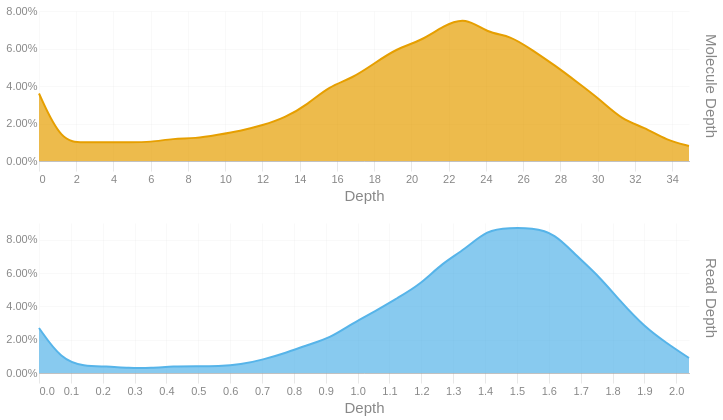

Notebook cell for this chart:
### Code cell
readdep = depth_hist(tb['Read Depth'], q99, 3)
readdep = readdep.with_columns(pl.lit('Read Depth').alias('Metric'))
if not SKIPLR:
    moldep = depth_hist(tb['Molecule Depth'], mol_q99, 1)
    moldep = moldep.with_columns(pl.lit('Molecule Depth').alias('Metric'))
    _hist = pl.concat([readdep, moldep])
    _hist = _hist.filter(pl.col('Proportion') != 0)
    with SafeRender(_hist):
        (
            alt.Chart(_hist)        
            .mark_area(interpolate = "basis")
            .encode(
                x=alt.X('Bin:Q').scale(domainMin=0).axis(alt.Axis(title='Depth')),
                y = alt.Y('Proportion:Q', title = None).axis(format = '.2%'),
                color = alt.Color('Metric:N').legend(None),
                row = alt.Row("Metric:N").header(title = None, labelOrient = 'right'),
                tooltip = [
                    alt.Tooltip("Metric:N", title = "Metric"),
                    alt.Tooltip('Interval:N', title = "Depth Interval"),
                    alt.Tooltip('Proportion:Q', title = "% Alignments").format('.2%')
                ]
            )
            .resolve_scale(x='independent', y='independent')
            .properties(
                height = 150, width = 650,
                usermeta={'embedOptions': {'downloadFileName': f'{samplename}.depth.hist'}}
            )
        ).display()
else:
    readdep = readdep.filter(pl.col('Proportion') != 0)
    with SafeRender(readdep):
        (
            alt.Chart(readdep)        
            .mark_area(interpolate = "basis")
            .encode(
                x=alt.X('Bin:Q').scale(domainMin=0).axis(alt.Axis(title='Depth')),
                y = alt.Y('Proportion:Q', title = None).axis(format = '.2%'),
                tooltip = [
                    alt.Tooltip('Interval:N', title = "Depth Interval"),
                    alt.Tooltip('Proportion:Q', title = "% Alignments").format('.2%')
                ]
            )
            .properties(
                usermeta={'embedOptions': {'downloadFileName': f'{samplename}.depth.hist'}}
            )
        ).display()

### Figure 1 — Vega-Lite specification as saved in the notebook (floating-point values rounded to 4 significant figures)
{"width": 650, "height": 150, "config": {"title": {"anchor": "start", "dy": -15, "fontSize": 18, "color": "#888888", "subtitleColor": "#888888", "subtitleFontSize": 14}, "arc": {"fill": "#0072B2"}, "axis": {"domainColor": "#888888", "domainWidth": 0.5, "gridWidth": 0.2, "grid": false, "titleFontWeight": 400, "titleFontSize": 15, "labelFontSize": 11, "labelColor": "#888888", "tickColor": "#888888", "tickWidth": 0.2, "titleColor": "#888888"}, "axisBand": {"grid": false}, "axisX": {"grid": true, "tickSize": 10, "domainCap": "round"}, "axisY": {"domain": false, "grid": true, "tickSize": 0, "domainCap": "round"}, "background": "transparent", "header": {"labelFontSize": 15, "labelColor": "#888888", "titleFontSize": 15, "titleFontWeight": 600, "titleColor": "#888888"}, "legend": {"labelFont": "sans-serif", "labelFontSize": 12, "labelColor": "#888888", "symbolSize": 100, "symbolType": "circle", "titleFontSize": 12, "titlePadding": 10, "titleColor": "#888888", "title": null}, "range": {"category": ["#E69F00", "#56B4E9", "#009E73", "#F0E442", "#0072B2", "#D55E00", "#CC79A7", "#000000"], "diverging": ["#cfe8f3", "#a2d4ec", "#73bfe2", "#46abdb", "#1696d2", "#12719e"]}, "area": {"fill": "#0072B2", "fillOpacity": 0.7, "line": true, "strokeOpacity": 0.7}, "line": {"color": "#0072B2", "stroke": "#0072B2", "strokeWidth": 2}, "trail": {"color": "#0072B2", "stroke": "#0072B2", "strokeWidth": 0, "size": 1}, "point": {"filled": true, "fillOpacity": 1.0, "size": 95}, "text": {"color": "#888888", "fontSize": 11, "align": "right", "fontWeight": 400, "size": 11}, "bar": {"fill": "#0072B2", "stroke": null}, "view": {"stroke": null, "continuousWidth": 660, "continuousHeight": 400}}, "data": {"name": "data-d8b4fc9d529f50f9342b266624e8b863"}, "mark": {"type": "area", "interpolate": "basis"}, "encoding": {"color": {"field": "Metric", "legend": null, "type": "nominal"}, "row": {"field": "Metric", "header": {"title": null, "labelOrient": "right"}, "type": "nominal"}, "tooltip": [{"field": "Metric", "title": "Metric", "type": "nominal"}, {"field": "Interval", "title": "Depth Interval", "type": "nominal"}, {"field": "Proportion", "format": ".2%", "title": "% Alignments", "type": "quantitative"}], "x": {"axis": {"title": "Depth"}, "field": "Bin", "scale": {"domainMin": 0}, "type": "quantitative"}, "y": {"axis": {"format": ".2%"}, "field": "Proportion", "title": null, "type": "quantitative"}}, "resolve": {"scale": {"x": "independent", "y": "independent"}}, "usermeta": {"embedOptions": {"downloadFileName": "S3_Annis_511.depth.hist"}}, "$schema": "https://vega.github.io/schema/vega-lite/v6.1.0.json", "datasets": {"data-d8b4fc9d529f50f9342b266624e8b863": [{"Bin": 0.0, "Interval": "0.0-0.07", "Proportion": 0.027, "Metric": "Read Depth"}, {"Bin": 0.07, "Interval": "0.07-0.141", "Proportion": 0.008, "Metric": "Read Depth"}, {"Bin": 0.141, "Interval": "0.141-0.211", "Proportion": 0.004, "Metric": "Read Depth"}, {"Bin": 0.211, "Interval": "0.211-0.281", "Proportion": 0.004, "Metric": "Read Depth"}, {"Bin": 0.281, "Interval": "0.281-0.352", "Proportion": 0.003, "Metric": "Read Depth"}, {"Bin": 0.352, "Interval": "0.352-0.422", "Proportion": 0.003, "Metric": "Read Depth"}, {"Bin": 0.422, "Interval": "0.422-0.492", "Proportion": 0.004, "Metric": "Read Depth"}, {"Bin": 0.492, "Interval": "0.492-0.563", "Proportion": 0.004, "Metric": "Read Depth"}, {"Bin": 0.563, "Interval": "0.563-0.633", "Proportion": 0.004, "Metric": "Read Depth"}, {"Bin": 0.633, "Interval": "0.633-0.703", "Proportion": 0.005, "Metric": "Read Depth"}, {"Bin": 0.703, "Interval": "0.703-0.774", "Proportion": 0.008, "Metric": "Read Depth"}, {"Bin": 0.774, "Interval": "0.774-0.844", "Proportion": 0.012, "Metric": "Read Depth"}, {"Bin": 0.844, "Interval": "0.844-0.914", "Proportion": 0.017, "Metric": "Read Depth"}, {"Bin": 0.914, "Interval": "0.914-0.985", "Proportion": 0.021, "Metric": "Read Depth"}, {"Bin": 0.985, "Interval": "0.985-1.055", "Proportion": 0.03, "Metric": "Read Depth"}, {"Bin": 1.055, "Interval": "1.055-1.125", "Proportion": 0.037, "Metric": "Read Depth"}, {"Bin": 1.125, "Interval": "1.125-1.196", "Proportion": 0.045, "Metric": "Read Depth"}, {"Bin": 1.196, "Interval": "1.196-1.266", "Proportion": 0.053, "Metric": "Read Depth"}, {"Bin": 1.266, "Interval": "1.266-1.336", "Proportion": 0.066, "Metric": "Read Depth"}, {"Bin": 1.336, "Interval": "1.336-1.407", "Proportion": 0.074, "Metric": "Read Depth"}, {"Bin": 1.407, "Interval": "1.407-1.477", "Proportion": 0.086, "Metric": "Read Depth"}, {"Bin": 1.477, "Interval": "1.477-1.547", "Proportion": 0.087, "Metric": "Read Depth"}, {"Bin": 1.547, "Interval": "1.547-1.618", "Proportion": 0.087, "Metric": "Read Depth"}, {"Bin": 1.618, "Interval": "1.618-1.688", "Proportion": 0.084, "Metric": "Read Depth"}, {"Bin": 1.688, "Interval": "1.688-1.758", "Proportion": 0.07, "Metric": "Read Depth"}, {"Bin": 1.758, "Interval": "1.758-1.829", "Proportion": 0.058, "Metric": "Read Depth"}, {"Bin": 1.829, "Interval": "1.829-1.899", "Proportion": 0.042, "Metric": "Read Depth"}, {"Bin": 1.899, "Interval": "1.899-1.969", "Proportion": 0.028, "Metric": "Read Depth"}, {"Bin": 1.969, "Interval": "1.969-2.04", "Proportion": 0.018, "Metric": "Read Depth"}, {"Bin": 2.04, "Interval": "2.04-2.11", "Proportion": 0.009, "Metric": "Read Depth"}, {"Bin": 0.0, "Interval": "0.0-1.2", "Proportion": 0.036, "Metric": "Molecule Depth"}, {"Bin": 1.2, "Interval": "1.2-2.4", "Proportion": 0.01, "Metric": "Molecule Depth"}, {"Bin": 2.4, "Interval": "2.4-3.6", "Proportion": 0.01, "Metric": "Molecule Depth"}, {"Bin": 3.6, "Interval": "3.6-4.8", "Proportion": 0.01, "Metric": "Molecule Depth"}, {"Bin": 4.8, "Interval": "4.8-6.0", "Proportion": 0.01, "Metric": "Molecule Depth"}, {"Bin": 6.0, "Interval": "6.0-7.2", "Proportion": 0.01, "Metric": "Molecule Depth"}, {"Bin": 7.2, "Interval": "7.2-8.4", "Proportion": 0.012, "Metric": "Molecule Depth"}, {"Bin": 8.4, "Interval": "8.4-9.6", "Proportion": 0.012, "Metric": "Molecule Depth"}, {"Bin": 9.6, "Interval": "9.6-10.8", "Proportion": 0.014, "Metric": "Molecule Depth"}, {"Bin": 10.8, "Interval": "10.8-12.0", "Proportion": 0.016, "Metric": "Molecule Depth"}, {"Bin": 12.0, "Interval": "12.0-13.2", "Proportion": 0.019, "Metric": "Molecule Depth"}, {"Bin": 13.2, "Interval": "13.2-14.4", "Proportion": 0.023, "Metric": "Molecule Depth"}, {"Bin": 14.4, "Interval": "14.4-15.6", "Proportion": 0.03, "Metric": "Molecule Depth"}, {"Bin": 15.6, "Interval": "15.6-16.8", "Proportion": 0.04, "Metric": "Molecule Depth"}, {"Bin": 16.8, "Interval": "16.8-18.0", "Proportion": 0.044, "Metric": "Molecule Depth"}, {"Bin": 18.0, "Interval": "18.0-19.2", "Proportion": 0.052, "Metric": "Molecule Depth"}, {"Bin": 19.2, "Interval": "19.2-20.5", "Proportion": 0.06, "Metric": "Molecule Depth"}, {"Bin": 20.5, "Interval": "20.5-21.7", "Proportion": 0.064, "Metric": "Molecule Depth"}, {"Bin": 21.7, "Interval": "21.7-22.9", "Proportion": 0.072, "Metric": "Molecule Depth"}, {"Bin": 22.9, "Interval": "22.9-24.1", "Proportion": 0.077, "Metric": "Molecule Depth"}, {"Bin": 24.1, "Interval": "24.1-25.3", "Proportion": 0.068, "Metric": "Molecule Depth"}, {"Bin": 25.3, "Interval": "25.3-26.5", "Proportion": 0.067, "Metric": "Molecule Depth"}, {"Bin": 26.5, "Interval": "26.5-27.7", "Proportion": 0.059, "Metric": "Molecule Depth"}, {"Bin": 27.7, "Interval": "27.7-28.9", "Proportion": 0.051, "Metric": "Molecule Depth"}, {"Bin": 28.9, "Interval": "28.9-30.1", "Proportion": 0.042, "Metric": "Molecule Depth"}, {"Bin": 30.1, "Interval": "30.1-31.3", "Proportion": 0.033, "Metric": "Molecule Depth"}, {"Bin": 31.3, "Interval": "31.3-32.5", "Proportion": 0.022, "Metric": "Molecule Depth"}, {"Bin": 32.5, "Interval": "32.5-33.7", "Proportion": 0.018, "Metric": "Molecule Depth"}, {"Bin": 33.7, "Interval": "33.7-34.9", "Proportion": 0.011, "Metric": "Molecule Depth"}, {"Bin": 34.9, "Interval": "34.9-36.09", "Proportion": 0.008, "Metric": "Molecule Depth"}]}}
